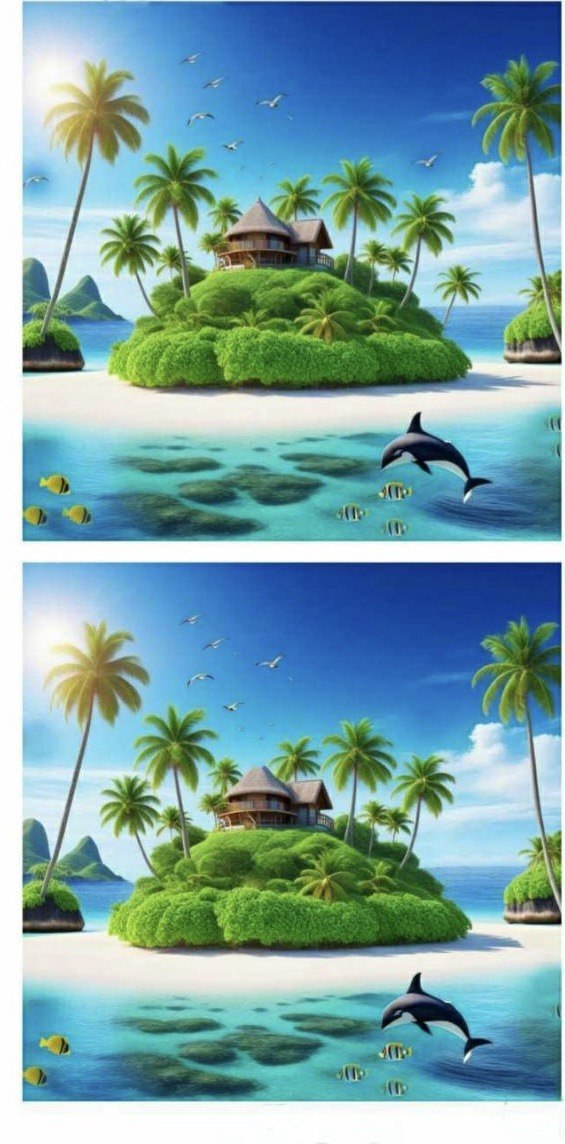
#> input picture spot_the_difference/validation_dataset/puzzle_05.jpg, 565 x 1144 px, found by its file name
$ python inspect_fish_pixels.py
#> lines starting #> are read from the running program, lines starting #| are printed output that depends on the picture; after the words box and inside, x2 and y2 are one past the last pixel; in counts of white or black regions, pixels touching at a corner belong together; long printed decimals are rounded
import cv2
import numpy as np

img_puz = cv2.imread("validation_dataset/puzzle_05.jpg")
#> img_puz is the input picture: shape (1144, 565, 3); mean B, G, R 167.2, 162.7, 122.3
if img_puz is None:
    print("Could not read puzzle_05.jpg")
    exit()

# Slice
h, w = img_puz.shape[:2]
#> h = 1144; w = 565
panel_h = 555
panel_a = img_puz[1:1+panel_h, :]
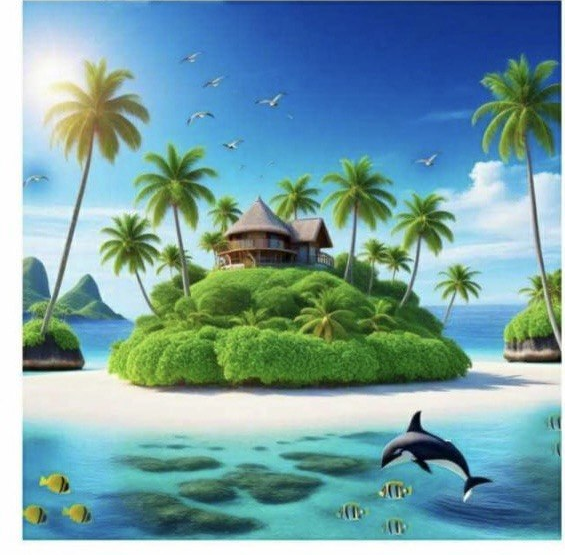
#> panel_a: shape (555, 565, 3); mean B, G, R 164.2, 159.7, 118.3
panel_b = img_puz[556:556+panel_h, :]
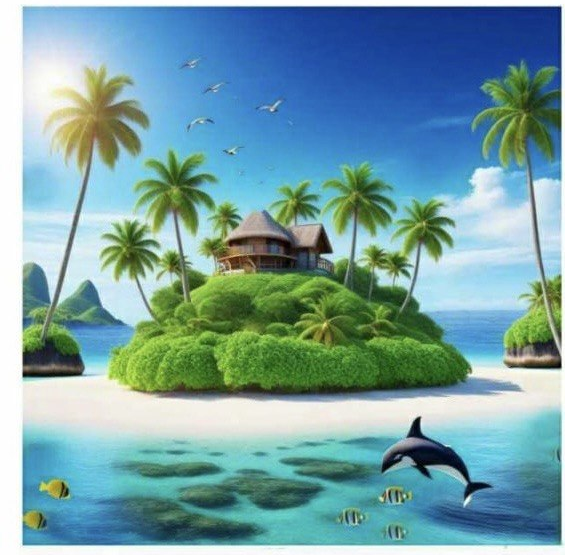
#> panel_b: shape (555, 565, 3); mean B, G, R 165, 160.1, 118.5

# ROI: x from 500 to 565, y from 480 to 555
roi_a = panel_a[480:555, 500:565]
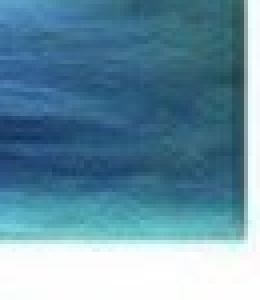
#> roi_a: shape (75, 65, 3) (shown 4 times larger); mean B, G, R 164.5, 144.4, 102.4
roi_b = panel_b[480:555, 500:565]
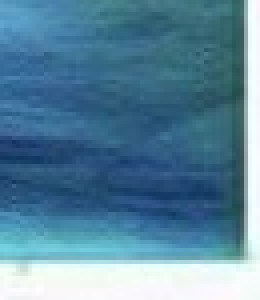
#> roi_b: shape (75, 65, 3) (shown 4 times larger); mean B, G, R 156.8, 132.5, 88.5

diff = cv2.absdiff(roi_a, roi_b)
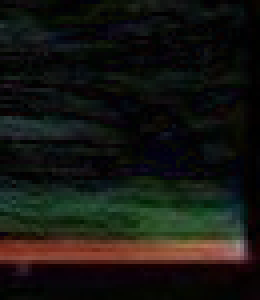
#> diff: shape (75, 65, 3) (shown 4 times larger); mean B, G, R 17.3, 22, 21.8
print(f"Mean ROI difference: {np.mean(diff)}")
#| Mean ROI difference: 20.376

# Let's save the crops so we can inspect their content or write a script to check if there is a fish shape
# Wait, let's check the number of non-zero pixels
gray_diff = cv2.cvtColor(diff, cv2.COLOR_BGR2GRAY)
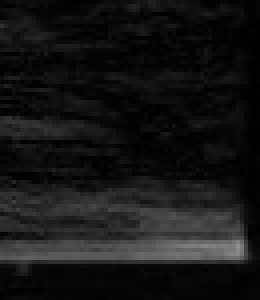
#> gray_diff: shape (75, 65) (shown 4 times larger); min 0, max 145, mean 21.4
_, thresh = cv2.threshold(gray_diff, 15, 255, cv2.THRESH_BINARY)
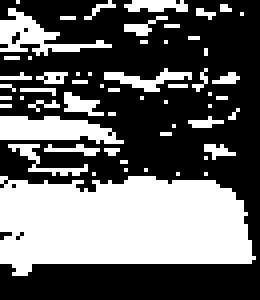
#> thresh: shape (75, 65) (shown 4 times larger); 39.8% white; 57 white regions (48 under 20 px), largest, box (x1, y1, x2, y2) and area: (0, 44, 64, 69) 1266, (0, 29, 31, 36) 147, (0, 2, 28, 14) 118
print(f"Number of difference pixels (thresh > 15): {np.sum(thresh == 255)}")
#| Number of difference pixels (thresh > 15): 1940
